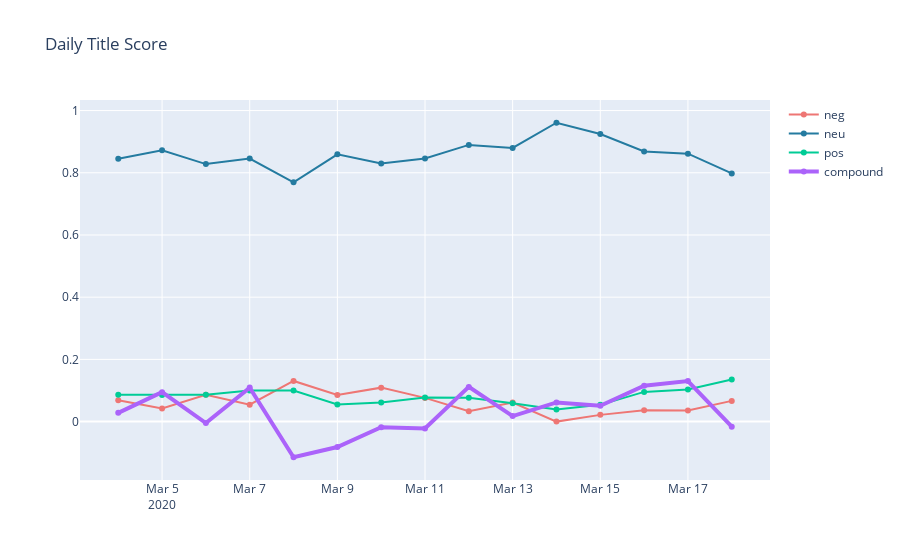

Notebook cell for this chart:
### Code cell
def daily_score_graph(graph_title, x, y1, y2, y3, y4):
    fig = go.Figure()
    fig.add_trace(go.Scatter(x=x, y=y1,
                        mode='lines+markers',
                        name='neg',
                        line=dict(color='#EE7674')))
    fig.add_trace(go.Scatter(x=x, y=y2,
                        mode='lines+markers',
                        name='neu',
                        line=dict(color='#247BA0')))
    fig.add_trace(go.Scatter(x=x, y=y3,
                        mode='lines+markers', 
                        name='pos'))
    fig.add_trace(go.Scatter(x=x, y=y4,
                        mode='lines+markers', 
                        name='compound',
                        line=dict(width=4)))

    fig.update_layout(title=graph_title)
    fig.show()

daily_score_graph('Daily Title Score', daily_score_df['publishedAt'], 
                  daily_score_df['t_neg'], daily_score_df['t_neu'], daily_score_df['t_pos'], daily_score_df['t_compound'])

### Figure 1 — Plotly figure (JSON) as saved in the notebook; plotly's stock layout.template omitted (floating-point values rounded to 4 significant figures)
{"data": [{"line": {"color": "#EE7674"}, "mode": "lines+markers", "name": "neg", "type": "scatter", "x": ["2020-03-04", "2020-03-05", "2020-03-06", "2020-03-07", "2020-03-08", "2020-03-09", "2020-03-10", "2020-03-11", "2020-03-12", "2020-03-13", "2020-03-14", "2020-03-15", "2020-03-16", "2020-03-17", "2020-03-18"], "y": [0.06887, 0.04219, 0.08604, 0.05429, 0.1308, 0.08573, 0.1092, 0.07627, 0.03347, 0.06104, 0, 0.02167, 0.03619, 0.03556, 0.0666]}, {"line": {"color": "#247BA0"}, "mode": "lines+markers", "name": "neu", "type": "scatter", "x": ["2020-03-04", "2020-03-05", "2020-03-06", "2020-03-07", "2020-03-08", "2020-03-09", "2020-03-10", "2020-03-11", "2020-03-12", "2020-03-13", "2020-03-14", "2020-03-15", "2020-03-16", "2020-03-17", "2020-03-18"], "y": [0.8451, 0.872, 0.8278, 0.8456, 0.7691, 0.8594, 0.8297, 0.8461, 0.8895, 0.8796, 0.9607, 0.9245, 0.8683, 0.8614, 0.798]}, {"mode": "lines+markers", "name": "pos", "type": "scatter", "x": ["2020-03-04", "2020-03-05", "2020-03-06", "2020-03-07", "2020-03-08", "2020-03-09", "2020-03-10", "2020-03-11", "2020-03-12", "2020-03-13", "2020-03-14", "2020-03-15", "2020-03-16", "2020-03-17", "2020-03-18"], "y": [0.08603, 0.0859, 0.08611, 0.1001, 0.1001, 0.05491, 0.06107, 0.07764, 0.077, 0.05935, 0.03925, 0.05383, 0.09555, 0.103, 0.1354]}, {"line": {"width": 4}, "mode": "lines+markers", "name": "compound", "type": "scatter", "x": ["2020-03-04", "2020-03-05", "2020-03-06", "2020-03-07", "2020-03-08", "2020-03-09", "2020-03-10", "2020-03-11", "2020-03-12", "2020-03-13", "2020-03-14", "2020-03-15", "2020-03-16", "2020-03-17", "2020-03-18"], "y": [0.02811, 0.09458, -0.004811, 0.1093, -0.1146, -0.08187, -0.01798, -0.02213, 0.1116, 0.01772, 0.06174, 0.05083, 0.1154, 0.1303, -0.0163]}], "layout": {"title": {"text": "Daily Title Score"}}}
